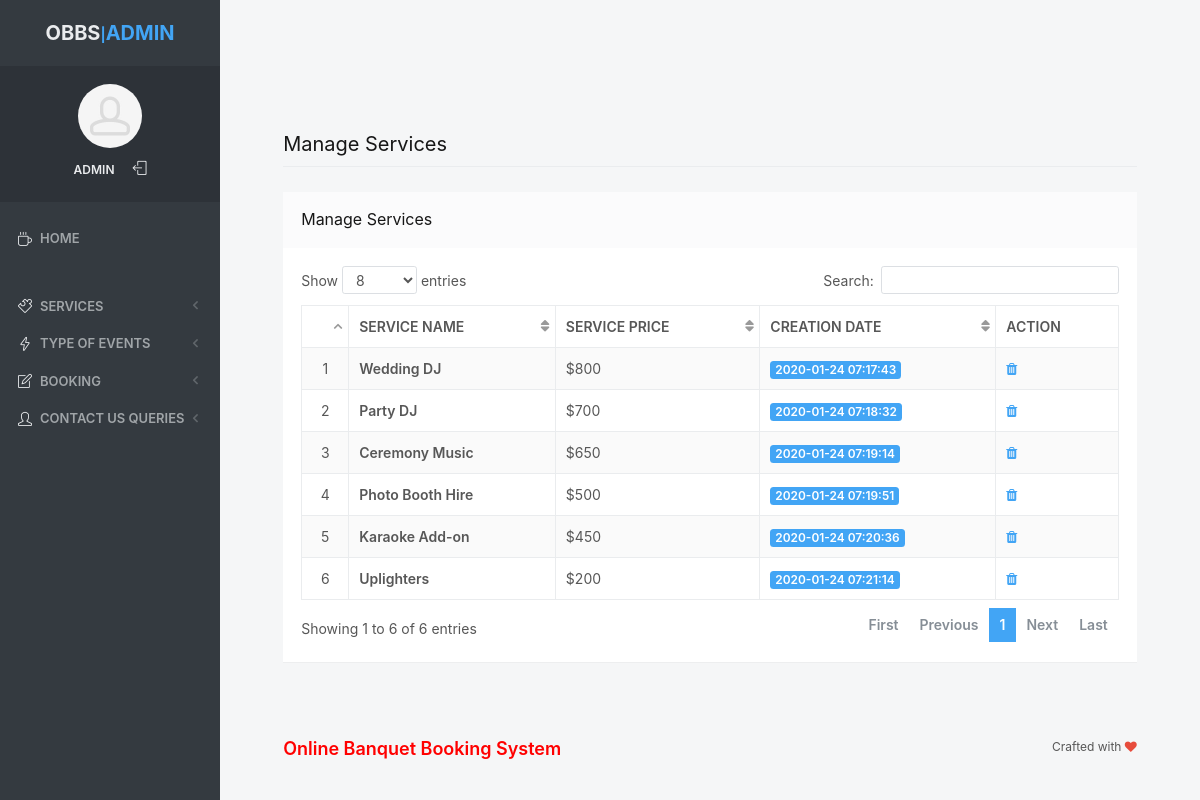
Screenshot of /admin/manage-services.php (signed in) with the database file from the repository.
### tables this page shows
CREATE TABLE `tblservice` (
  `ID` int(10) NOT NULL,
  `ServiceName` varchar(200) DEFAULT NULL,
  `SerDes` varchar(250) NOT NULL,
  `ServicePrice` varchar(200) DEFAULT NULL,
  `CreationDate` timestamp NULL DEFAULT current_timestamp()
);

### admin/manage-services.php (the view, shortened to what this page needs)
<?php
include('includes/dbconnection.php');
if (strlen($_SESSION['odmsaid']==0)) {
  header('location:logout.php');
  } else{
  ?>
<!doctype html>
<html lang="en" class="no-focus">
    <head>
        <link rel="stylesheet" href="assets/js/plugins/datatables/dataTables.bootstrap4.min.css">
        <link rel="stylesheet" id="css-main" href="assets/css/codebase.min.css">
    </head>
    <body>
        <div id="page-container" class="sidebar-o sidebar-inverse side-scroll page-header-fixed main-content-narrow">
           <?php include_once('includes/sidebar.php');?>
          <?php include_once('includes/header.php');?>
            <main id="main-container">
                <div class="content">
                    <h2 class="content-heading">Manage Services</h2>
                    <div class="block">
                        <div class="block-header block-header-default">
                            <h3 class="block-title">Manage Services</h3>
                        </div>
                        <div class="block-content block-content-full">
                            <table class="table table-bordered table-striped table-vcenter js-dataTable-full-pagination">
                                <thead>
                                    <tr>
                                        <th class="text-center"></th>
                                        <th>Service Name</th>
                                        <th class="d-none d-sm-table-cell">Service Price</th>
                                        <th class="d-none d-sm-table-cell">Creation Date</th>
                                        <th class="d-none d-sm-table-cell" style="width: 15%;">Action</th>
                                       </tr>
                                </thead>
                                <tbody>
                                    <?php
$sql="SELECT * from tblservice";
$query = $dbh -> prepare($sql);
$query->execute();
$results=$query->fetchAll(PDO::FETCH_OBJ);
$cnt=1;
if($query->rowCount() > 0)
{
foreach($results as $row)
{               ?>
                                    <tr>
                                        <td class="text-center"><?php echo htmlentities($cnt);?></td>
                                        <td class="font-w600"><?php  echo htmlentities($row->ServiceName);?></td>
                                        <td class="d-none d-sm-table-cell">$<?php  echo htmlentities($row->ServicePrice);?></td>
                                        <td class="d-none d-sm-table-cell">
                                            <span class="badge badge-primary"><?php  echo htmlentities($row->CreationDate);?></span>
                                        </td>
                                         <td class="d-none d-sm-table-cell"><a href="manage-services.php?delid=<?php echo ($row->ID);?>" onclick="return confirm('Do you really want to Delete ?');"><i class="fa fa-trash fa-delete" aria-hidden="true"></i></a></td>
                                    </tr>
                                    <?php $cnt=$cnt+1;}} ?>
                                </tbody>
                            </table>
                        </div>
                    </div>
                </div>
            </main>
           <?php include_once('includes/footer.php');?>
        </div>
    </body>
</html>
<?php }  ?>

### admin/includes/sidebar.php (shortened to what this page needs)
     <?php
include('includes/dbconnection.php');
if (strlen($_SESSION['odmsaid']==0)) {
  header('location:logout.php');
  } else{
  ?>
   <nav id="sidebar">
                <div id="sidebar-scroll">
                    <div class="sidebar-content">
                        <div class="content-header content-header-fullrow px-15">
                            <div class="content-header-section text-center align-parent sidebar-mini-hidden">
                                <div class="content-header-item">
                                    <a class="link-effect font-w700" href="dashboard.php">
                                        <span class="font-size-xl text-dual-primary-dark">OBBS</span>|<span class="font-size-xl text-primary">ADMIN</span>
                                    </a>
                                </div>
                            </div>
                        </div>
                        <div class="content-side content-side-full content-side-user px-10 align-parent">
                            <div class="sidebar-mini-hidden-b text-center">
                                <a class="img-link" href="dashboard.php">
                                    <img class="img-avatar" src="assets/img/avatars/avatar15.jpg" alt="">
                                </a>
                                <ul class="list-inline mt-10">
                                    <?php
$aid=$_SESSION['odmsaid'];
$sql="SELECT AdminName from  tbladmin where ID=:aid";
$query = $dbh -> prepare($sql);
$query->bindParam(':aid',$aid,PDO::PARAM_STR);
$query->execute();
$results=$query->fetchAll(PDO::FETCH_OBJ);
$cnt=1;
if($query->rowCount() > 0)
{
foreach($results as $row)
{               ?>
                                    <li class="list-inline-item">
                                        <a class="link-effect text-dual-primary-dark font-size-xs font-w600 text-uppercase" href="admin-profile.php"><?php  echo $row->AdminName;?></a>
                                    </li><?php $cnt=$cnt+1;}} ?>
                                    <li class="list-inline-item">
                                        <a class="link-effect text-dual-primary-dark" href="logout.php">
                                            <i class="si si-logout"></i>
                                        </a>
                                    </li>
                                </ul>
                            </div>
                        </div>
                        <div class="content-side content-side-full">
                            <ul class="nav-main">
                                <li class="open">
                                    <a href="dashboard.php"><i class="si si-cup"></i><span class="sidebar-mini-hide">Home</span></a>
                                </li>
                                <li class="nav-main-heading"><span class="sidebar-mini-visible">UI</span><span class="sidebar-mini-hidden"></span></li>
                                <li>
                                    <a class="nav-submenu" data-toggle="nav-submenu"><i class="si si-puzzle"></i><span class="sidebar-mini-hide"></span>Services</a>
                                </li>
                                <li>
                                    <a class="nav-submenu" data-toggle="nav-submenu" href="#"><i class="si si-energy"></i><span class="sidebar-mini-hide">Type of Events</span></a>
                                </li>
                                <li>
                                    <a class="nav-submenu" data-toggle="nav-submenu" href="#"><i class="si si-note"></i><span class="sidebar-mini-hide">Booking</span></a>
                                </li>
                                <li>
                                    <a class="nav-submenu" data-toggle="nav-submenu" href="#"><i class="si si-user"></i><span class="sidebar-mini-hide">Contact Us Queries</span></a>
                                </li>
                            </ul>
                        </div>
                    </div>
                </div>
            </nav>
           <?php }  ?>

### rows the page displays
tblservice: ServiceName "Wedding DJ", ServicePrice "800", CreationDate "2020-01-24 07:17:43"
tblservice: ServiceName "Party DJ", ServicePrice "700", CreationDate "2020-01-24 07:18:32"
tblservice: ServiceName "Ceremony Music", ServicePrice "650", CreationDate "2020-01-24 07:19:14"
tblservice: ServiceName "Photo Booth Hire", ServicePrice "500", CreationDate "2020-01-24 07:19:51"
tblservice: ServiceName "Karaoke Add-on", ServicePrice "450", CreationDate "2020-01-24 07:20:36"
tblservice: ServiceName "Uplighters", ServicePrice "200", CreationDate "2020-01-24 07:21:14"

### other values shown
$row->AdminName "ADMIN"
